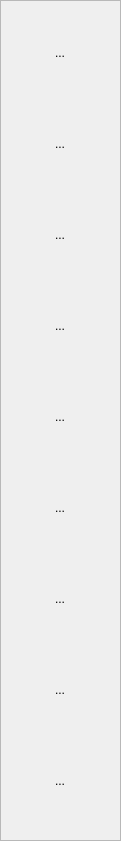
  <widget class="QFrame" name="frame_5">
   <property name="geometry">
    <rect>
     <x>10</x>
     <y>140</y>
     <width>121</width>
     <height>841</height>
    </rect>
   </property>
   <property name="layoutDirection">
    <enum>Qt::LeftToRight</enum>
   </property>
   <property name="frameShape">
    <enum>QFrame::StyledPanel</enum>
   </property>
   <property name="frameShadow">
    <enum>QFrame::Raised</enum>
   </property>
   <widget class="QWidget" name="verticalLayoutWidget_2">
    <property name="geometry">
     <rect>
      <x>10</x>
      <y>10</y>
      <width>102</width>
      <height>815</height>
     </rect>
    </property>
    <layout class="QVBoxLayout" name="verticalLayout">
     <item>
      <widget class="QToolButton" name="toolButton_2">
       <property name="sizePolicy">
        <sizepolicy hsizetype="Fixed" vsizetype="Fixed">
         <horstretch>0</horstretch>
         <verstretch>0</verstretch>
        </sizepolicy>
       </property>
       <property name="minimumSize">
        <size>
         <width>100</width>
         <height>85</height>
        </size>
       </property>
       <property name="text">
        <string>...</string>
       </property>
       <property name="icon">
        <iconset>
         <normalon>:/image/old/tools/用户登录1.bmp</normalon>
         <activeon>:/image/old/tools/用户登录.bmp</activeon>
        </iconset>
       </property>
       <property name="iconSize">
        <size>
         <width>75</width>
         <height>48</height>
        </size>
       </property>
       <property name="autoRaise">
        <bool>true</bool>
       </property>
      </widget>
     </item>
     <item>
      <widget class="QToolButton" name="ferControlButton">
       <property name="minimumSize">
        <size>
         <width>100</width>
         <height>85</height>
        </size>
       </property>
       <property name="text">
        <string>...</string>
       </property>
       <property name="icon">
        <iconset>
         <normalon>:/image/old/tools/发酵控制1.bmp</normalon>
         <activeon>:/image/old/tools/发酵控制.bmp</activeon>
        </iconset>
       </property>
       <property name="iconSize">
        <size>
         <width>75</width>
         <height>48</height>
        </size>
       </property>
       <property name="autoRaise">
        <bool>true</bool>
       </property>
      </widget>
     </item>
     <item>
      <widget class="QToolButton" name="fanControlButton">
       <property name="minimumSize">
        <size>
         <width>100</width>
         <height>85</height>
        </size>
       </property>
       <property name="text">
        <string>...</string>
       </property>
       <property name="icon">
        <iconset>
         <normalon>:/image/old/tools/风机控制1.bmp</normalon>
         <activeon>:/image/old/tools/风机控制.bmp</activeon>
        </iconset>
       </property>
       <property name="iconSize">
        <size>
         <width>75</width>
         <height>48</height>
        </size>
       </property>
       <property name="autoRaise">
        <bool>true</bool>
       </property>
      </widget>
     </item>
     <item>
      <widget class="QToolButton" name="SettingButton">
       <property name="minimumSize">
        <size>
         <width>100</width>
         <height>85</height>
        </size>
       </property>
       <property name="text">
        <string>...</string>
       </property>
       <property name="icon">
        <iconset>
         <normalon>:/image/old/tools/参数设置1.bmp</normalon>
         <activeon>:/image/old/tools/参数设置.bmp</activeon>
        </iconset>
       </property>
       <property name="iconSize">
        <size>
         <width>75</width>
         <height>48</height>
        </size>
       </property>
       <property name="autoRaise">
        <bool>true</bool>
       </property>
      </widget>
     </item>
     <item>
      <widget class="QToolButton" name="HistoryQueryButton">
       <property name="minimumSize">
        <size>
         <width>100</width>
         <height>85</height>
        </size>
       </property>
       <property name="text">
        <string>...</string>
       </property>
       <property name="icon">
        <iconset>
         <normalon>:/image/old/tools/历史曲线1.bmp</normalon>
         <activeon>:/image/old/tools/历史曲线.bmp</activeon>
        </iconset>
       </property>
       <property name="iconSize">
        <size>
         <width>75</width>
         <height>48</height>
        </size>
       </property>
       <property name="autoRaise">
        <bool>true</bool>
       </property>
      </widget>
     </item>
     <item>
      <widget class="QToolButton" name="realTimeChartButton">
       <property name="minimumSize">
        <size>
         <width>100</width>
         <height>85</height>
        </size>
       </property>
       <property name="text">
        <string>...</string>
       </property>
       <property name="icon">
        <iconset>
         <normalon>:/image/old/tools/实时曲线1.bmp</normalon>
         <activeon>:/image/old/tools/实时曲线.bmp</activeon>
        </iconset>
       </property>
       <property name="iconSize">
        <size>
         <width>75</width>
         <height>48</height>
        </size>
       </property>
       <property name="autoRaise">
        <bool>true</bool>
       </property>
      </widget>
     </item>
     <item>
      <widget class="QToolButton" name="ReportButton">
       <property name="minimumSize">
        <size>
         <width>100</width>
         <height>85</height>
        </size>
       </property>
       <property name="text">
        <string>...</string>
       </property>
       <property name="icon">
        <iconset>
         <normalon>:/image/old/tools/报表查询1.bmp</normalon>
         <activeon>:/image/old/tools/报表查询.bmp</activeon>
        </iconset>
       </property>
       <property name="iconSize">
        <size>
         <width>75</width>
         <height>48</height>
        </size>
       </property>
       <property name="autoRaise">
        <bool>true</bool>
       </property>
      </widget>
     </item>
     <item>
      <widget class="QToolButton" name="AlertQueryButton">
       <property name="minimumSize">
        <size>
         <width>100</width>
         <height>85</height>
        </size>
       </property>
       <property name="text">
        <string>...</string>
       </property>
       <property name="icon">
        <iconset>
         <normalon>:/image/old/tools/报警查询1.bmp</normalon>
         <activeon>:/image/old/tools/报警查询.bmp</activeon>
        </iconset>
       </property>
       <property name="iconSize">
        <size>
         <width>75</width>
         <height>48</height>
        </size>
       </property>
       <property name="autoRaise">
        <bool>true</bool>
       </property>
      </widget>
     </item>
     <item>
      <widget class="QToolButton" name="exitButton">
       <property name="minimumSize">
        <size>
         <width>100</width>
         <height>85</height>
        </size>
       </property>
       <property name="text">
        <string>...</string>
       </property>
       <property name="icon">
        <iconset>
         <normalon>:/image/old/tools/退出系统1.bmp</normalon>
         <activeon>:/image/old/tools/退出系统.bmp</activeon>
        </iconset>
       </property>
       <property name="iconSize">
        <size>
         <width>75</width>
         <height>48</height>
        </size>
       </property>
       <property name="autoRaise">
        <bool>true</bool>
       </property>
      </widget>
     </item>
    </layout>
   </widget>
  </widget>
